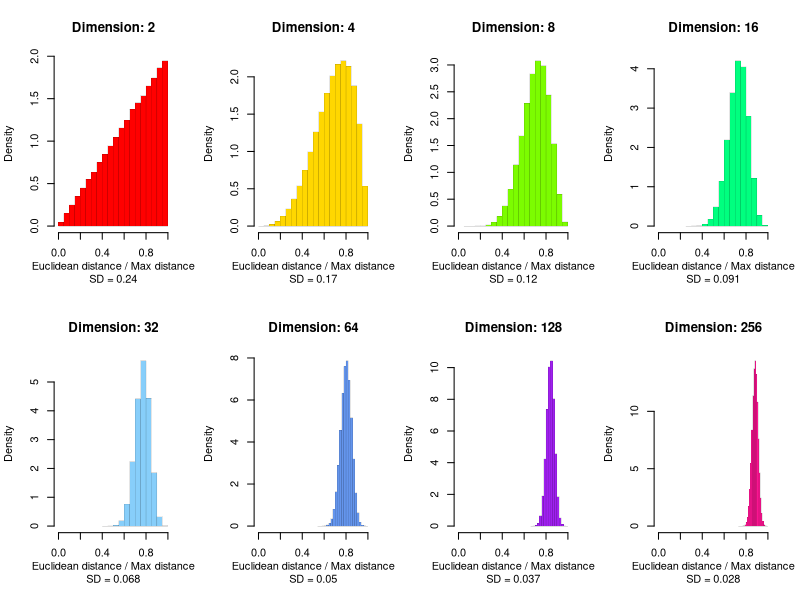

This chart was generated by the following R code:
# Load required libraries
library(tidyverse)

# Normalize the random points to lie on the surface of the n-sphere
normalize_points <- function(points) {
    norms <- sqrt(rowSums(points^2))
    return(points / norms)
}

N <- 1000

dim <- c(2, 4, 8, 16, 32, 64, 128, 256)

set.seed(42)  # For reproducibility

spheres <- map(dim, function(x) {
    # Generate random points in (n+1)-dimensional Euclidean space within B^(n+1)
random_points <- matrix(rnorm(N * (x + 1)), nrow = N, ncol = x + 1)

sphere_points <- normalize_points(random_points)

})

dist <- spheres %>%
    map(~dist(.x))

max_dist <- dist %>%
    map(~max(.x))

ratio_dist <- map2(dist, max_dist, function(dist, max_dist) {
    out <- dist / max_dist

    return(out)
})


color <- c(
    "red", "gold", "lawngreen", "springgreen",
    "lightskyblue", "cornflowerblue", "purple", "deeppink"
)

png(
    "Src/02-Introduction/figures/histogram_curse_dimensionality.png",
    width = 12, height = 8, units = "in", res = 300
)

par(mfrow = c(2, 4), lwd = .1)

pwalk(list(ratio_dist, color, dim), function(x, colors, dim) {
    hist(
        x,
        col = colors,
        main = paste0("Dimension: ", dim),
        xlab = paste0(
            "Euclidean distance / Max distance\n",
            "SD = ", signif(sd(x), 2)
        ),
        xlim = c(0, 1),
        freq = FALSE
    )
})

dev.off()

par(mfrow = c(1, 1), lwd = 1)